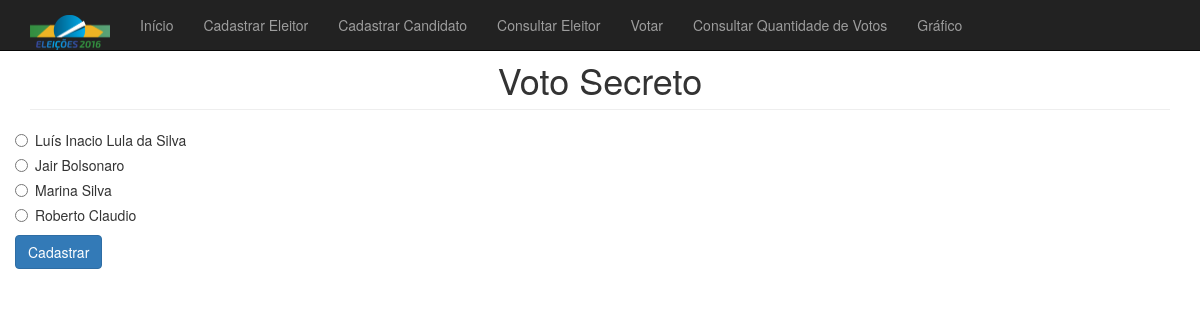
The app's page /votar.php with its own data.
### tables this page shows
CREATE TABLE `candidato` (
  `id_candidato` int(3) NOT NULL,
  `nome` varchar(100) NOT NULL,
  `partido` varchar(100) NOT NULL,
  `cpf` varchar(15) NOT NULL,
  `dt_nasc` date NOT NULL,
  `cargo` varchar(100) NOT NULL
);

### votar.php (the view, shortened to what this page needs)
<!DOCTYPE html>
<html>
<head>
</head>
<body>
<?php
require ("menu.php");
require ("conexao.php");
?>
<br>
 <div class="container">
        <div class="row">
            <div class="col-lg-12">
                <h1 class="page-header" align="center">Voto Secreto</h1>
            </div>
        <form method="post" action="votar.php" onSubmit="return verificaCampos(this);">
        <?php
        $candidato = mysqli_query($conexao, "SELECT * from candidato");
        while($linha = mysqli_fetch_assoc($candidato)){
        ?>
        	<div class="radio">
  			<label><input type="radio" name="candidato" value="<?php echo $linha['id_candidato']; ?>"><?php echo $linha['nome']; ?></label>
			</div>
		<?php
	}
		?>
<input type="submit" name="cadastrar" id="cadastrar" value="Cadastrar" class="btn btn-primary">
        </form>
</div>
</body>
</html>

### records on screen
candidato: nome "Luís Inacio Lula da Silva"
candidato: nome "Jair Bolsonaro"
candidato: nome "Marina Silva"
candidato: nome "Roberto Claudio"
